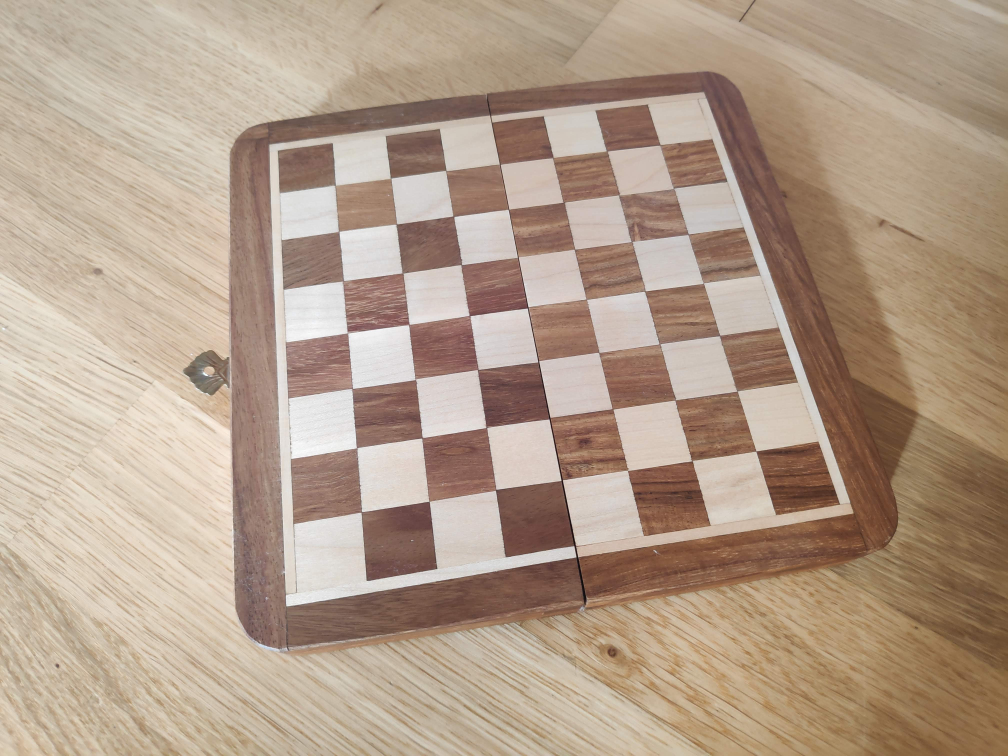
#> input picture IMG_20211029_142555.jpg, 4032 x 3024 px (shown at 1/4 size); its folder holds only this picture in this run
$ python solvePnP.py
#> lines starting #> are read from the running program, lines starting #| are printed output that depends on the picture
### Calibrate_Camera.py
def calibrate():
    import numpy as np
    import cv2 as cv
    import glob
    ################ FIND CHESSBOARD CORNERS - OBJECT POINTS AND IMAGE POINTS #############################

    chessboardSize = (7,7)
    frameSize = (640,480)

    # termination criteria
    criteria = (cv.TERM_CRITERIA_EPS + cv.TERM_CRITERIA_MAX_ITER, 30, 0.001)


    # prepare object points, like (0,0,0), (1,0,0), (2,0,0) ....,(6,5,0)
    objp = np.zeros((chessboardSize[0] * chessboardSize[1], 3), np.float32)
    objp[:,:2] = np.mgrid[0:chessboardSize[0],0:chessboardSize[1]].T.reshape(-1,2)

    size_of_chessboard_squares_mm = 18
    objp = objp * size_of_chessboard_squares_mm


    # Arrays to store object points and image points from all the images.
    objpoints = [] # 3d point in real world space
    imgpoints = [] # 2d points in image plane.


    images = glob.glob('*.jpg')

    for image in images:

        img = cv.imread(image)
#> img is the input picture: shape (3024, 4032, 3); mean B, G, R 138.4, 156.9, 178.1
        img = cv.resize(img, [640,480])
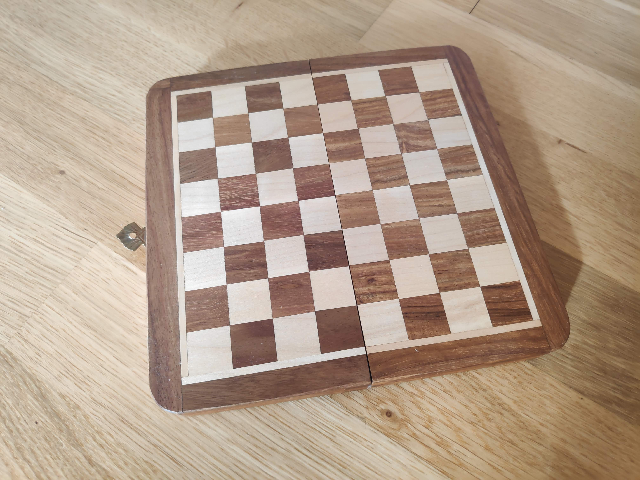
#> img: shape (480, 640, 3); mean B, G, R 138.4, 156.8, 178
        gray = cv.cvtColor(img, cv.COLOR_BGR2GRAY)
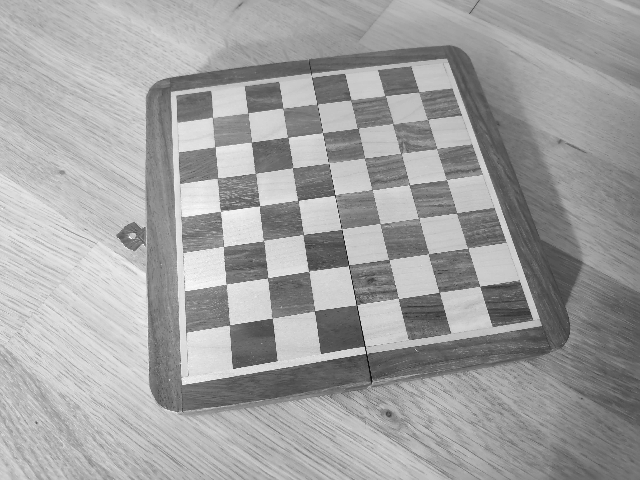
#> gray: shape (480, 640); min 7, max 253, mean 161.1
        # cv.imshow('im', gray)
        # cv.waitKey(30)

        # Find the chess board corners
        ret, corners = cv.findChessboardCorners(gray, chessboardSize, None)
#> ret = True; corners = 49 rows, first 8: [419, 91.63], [428.1, 120.2], [436.6, 148.3], [446.2, 179.5], [456.3, 213.1], [468.4, 248], [479.9, 286.5], [385, 95.46]

    # If found, add object points, image points (after refining them)
    if ret == True:

        objpoints.append(objp)
        corners = cv.cornerSubPix(gray, corners, (11,11), (-1,-1), criteria)
#> corners = 49 rows, first 8: [419.1, 91.98], [427.6, 120], [436.9, 148.5], [446.4, 179.3], [456.5, 212.7], [467.7, 248.4], [479.7, 286.1], [385.1, 95.71]
        imgpoints.append(corners)

        # Draw and display the corners
        # cv.drawChessboardCorners(img, chessboardSize, corners2, ret)
        # cv.imshow('img', img)
        # cv.waitKey(1000)


    cv.destroyAllWindows()


    ############## CALIBRATION #######################################################

    ret, cameraMatrix, dist, rvecs, tvecs = cv.calibrateCamera(objpoints, imgpoints, frameSize, None, None)
#> ret = 0.457; cameraMatrix = [[659.2, 0, 318.4], [0, 721.6, 223.4], [0, 0, 1]]; dist = [[1.33, -33.7, 0.00546, -0.00428, 275.7]]; rvecs = ([-0.498, 0.426, 1.37],); tvecs = ([52.76, -63.16, 350.3],)
    return ret, cameraMatrix, dist, rvecs, tvecs

### solvePnP.py
import cv2 as cv
import Calibrate_Camera
import numpy as np


ret, cameraMatrix, dist, rvecs, tvecs = Calibrate_Camera.calibrate()
#> ret = 0.457; cameraMatrix = [[659.2, 0, 318.4], [0, 721.6, 223.4], [0, 0, 1]]; dist = [[1.33, -33.7, 0.00546, -0.00428, 275.7]]; rvecs = ([-0.498, 0.426, 1.37],); tvecs = ([52.76, -63.16, 350.3],)

# objectpoints = np.array([0, 0, 0, 3, 0, 0, 3, 1, 0, 0, 1, 0], np.float32).reshape(4,3)
objectpoints = np.array([0, 0, 0, 3, 0, 0, 3, 1, 0, 0, 1, 0], np.float32).reshape(4,3)
print(objectpoints)

old_frame = np.array([150, 132, 153, 239, 473, 235, 473, 130]).reshape(4,2)
new_frame = np.array([151, 133, 155, 241, 473, 237, 472, 131], np.float32).reshape(4,2)

ret, rvecs, tvecs = cv.solvePnP(objectpoints, new_frame, cameraMatrix, dist)
#> ret = True; rvecs = [-1.3, -1.3, -1.16]; tvecs = [-0.514, -0.236, 1.96]

$ run again, on IMG_20211029_142603_1.jpg
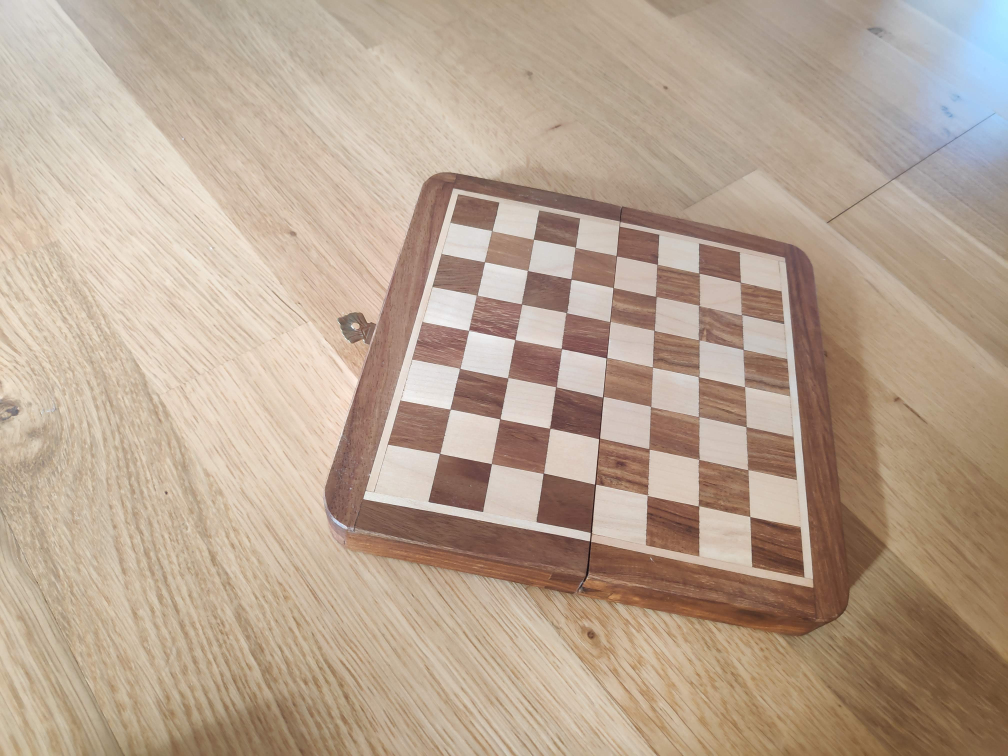
#> input picture IMG_20211029_142603_1.jpg, 4032 x 3024 px (shown at 1/4 size)
#> in calibrate, img is the input picture: shape (3024, 4032, 3); mean B, G, R 145.4, 163.8, 183.8
#> in calibrate, `img = cv.resize(img, [640,480])`:
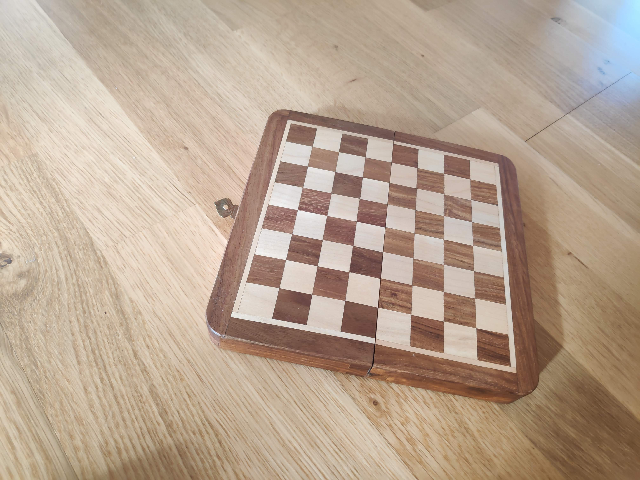
#> img: shape (480, 640, 3); mean B, G, R 145.3, 163.7, 183.7
#> in calibrate, `gray = cv.cvtColor(img, cv.COLOR_BGR2GRAY)`:
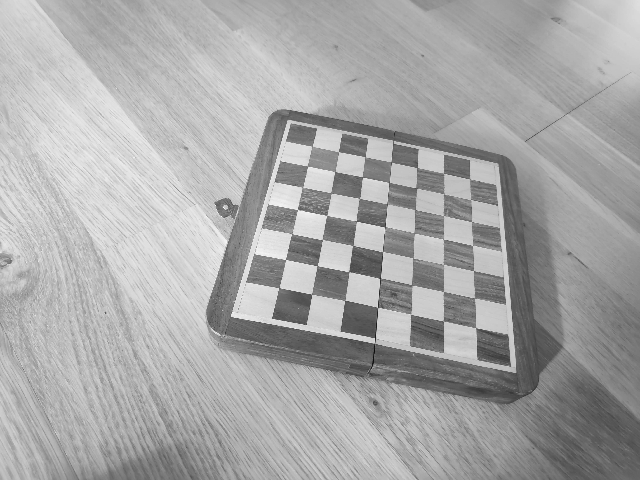
#> gray: shape (480, 640); min 13, max 254, mean 167.6
#> in calibrate, `ret, corners = cv.findChessboardCorners(gray, chessboardSize, None)`: ret = True; corners = 49 rows, first 8: [311.7, 146.2], [338.4, 151.4], [365.3, 156.7], [391.2, 161.5], [417.3, 167.4], [443.4, 172.8], [469.7, 178.7], [307.6, 166.1]
#> in calibrate, `corners = cv.cornerSubPix(gray, corners, (11,11), (-1,-1), criteria)`: corners = 49 rows, first 8: [311.7, 146.2], [338.6, 151.5], [365.2, 156.6], [391.3, 162.3], [417.3, 167.8], [443.6, 173.4], [469.6, 179.2], [307.6, 166]
#> in calibrate, `ret, cameraMatrix, dist, rvecs, tvecs = cv.calibrateCamera(objpoints, ..`: ret = 0.387; cameraMatrix = [[419.7, 0, 317.6], [0, 407, 257.4], [0, 0, 1]]; dist = [[0.371, -2.5, 0.0252, -0.00625, 5.5]]; rvecs = ([-0.494, -0.0816, 0.186],); tvecs = ([-3.63, -76.52, 278.7],)
#> `ret, cameraMatrix, dist, rvecs, tvecs = Calibrate_Camera.calibrate()`: ret = 0.387; cameraMatrix = [[419.7, 0, 317.6], [0, 407, 257.4], [0, 0, 1]]; dist = [[0.371, -2.5, 0.0252, -0.00625, 5.5]]; rvecs = ([-0.494, -0.0816, 0.186],); tvecs = ([-3.63, -76.52, 278.7],)
#> `ret, rvecs, tvecs = cv.solvePnP(objectpoints, new_frame, cameraMatrix,..`: ret = True; rvecs = [-1.27, -1.26, -1.2]; tvecs = [-0.509, -0.383, 1.24]

$ run again, on IMG_20211029_142604_1.jpg
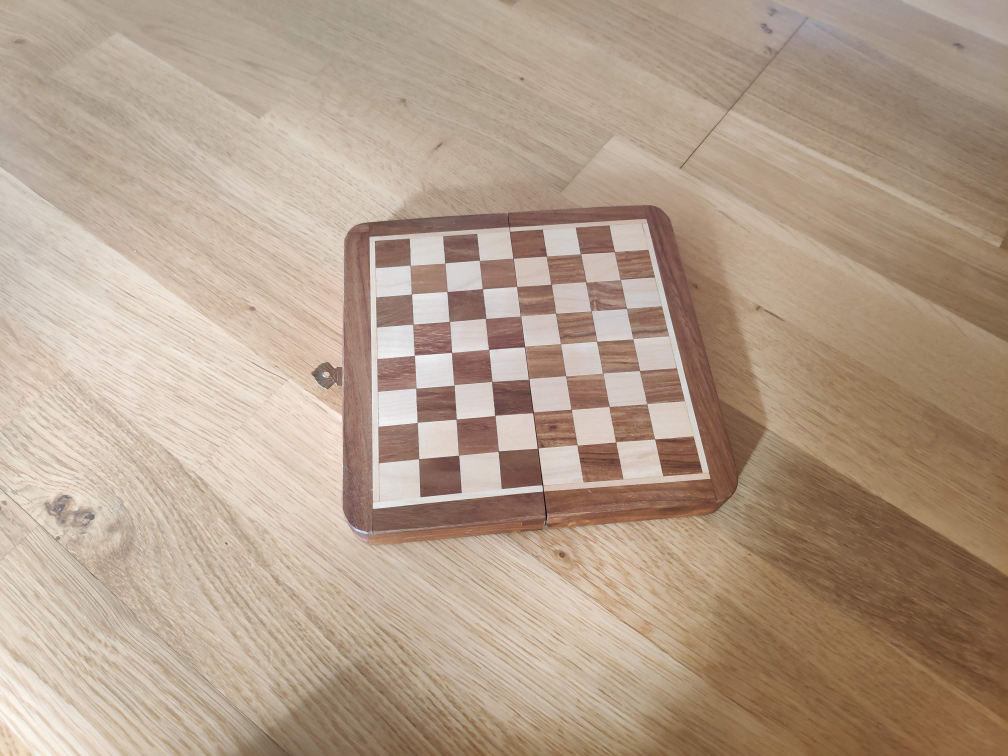
#> input picture IMG_20211029_142604_1.jpg, 4032 x 3024 px (shown at 1/4 size)
#> in calibrate, img is the input picture: shape (3024, 4032, 3); mean B, G, R 139.2, 157.9, 178.9
#> in calibrate, `img = cv.resize(img, [640,480])`:
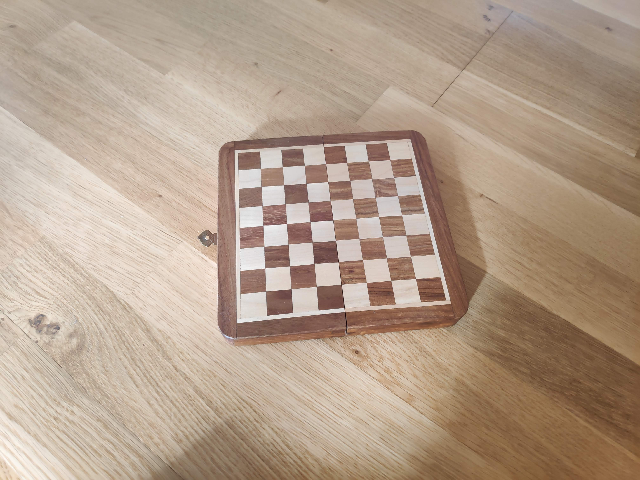
#> img: shape (480, 640, 3); mean B, G, R 139.1, 157.8, 178.8
#> in calibrate, `gray = cv.cvtColor(img, cv.COLOR_BGR2GRAY)`:
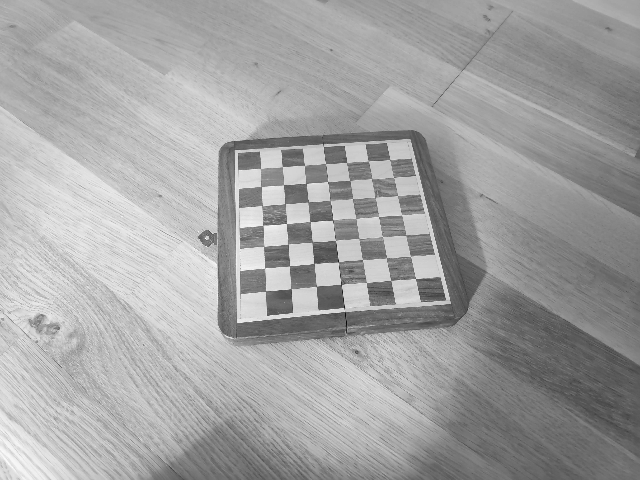
#> gray: shape (480, 640); min 7, max 255, mean 162
#> in calibrate, `ret, corners = cv.findChessboardCorners(gray, chessboardSize, None)`: ret = True; corners = 49 rows, first 8: [260.4, 168.5], [282.6, 166.4], [304.7, 165.6], [325.6, 163.5], [346.4, 162.4], [368.2, 160.7], [389.3, 159.2], [261.3, 186.6]
#> in calibrate, `corners = cv.cornerSubPix(gray, corners, (11,11), (-1,-1), criteria)`: corners = 49 rows, first 8: [260.7, 168.3], [282, 166.7], [304.2, 165.2], [325.6, 163.4], [346.7, 162.5], [368.3, 161.1], [390, 159.6], [261.1, 186.4]
#> in calibrate, `ret, cameraMatrix, dist, rvecs, tvecs = cv.calibrateCamera(objpoints, ..`: ret = 0.453; cameraMatrix = [[612.2, 0, 313.3], [0, 697.1, 239.3], [0, 0, 1]]; dist = [[2.72, -168.1, 0.0132, -0.0119, 3225.6]]; rvecs = ([-0.684, -0.0328, -0.0865],); tvecs = ([-43.5, -51.18, 509.6],)
#> `ret, cameraMatrix, dist, rvecs, tvecs = Calibrate_Camera.calibrate()`: ret = 0.453; cameraMatrix = [[612.2, 0, 313.3], [0, 697.1, 239.3], [0, 0, 1]]; dist = [[2.72, -168.1, 0.0132, -0.0119, 3225.6]]; rvecs = ([-0.684, -0.0328, -0.0865],); tvecs = ([-43.5, -51.18, 509.6],)
#> `ret, rvecs, tvecs = cv.solvePnP(objectpoints, new_frame, cameraMatrix,..`: ret = True; rvecs = [1.42, 1.4, -1.06]; tvecs = [-0.524, -0.82, 5.03]

$ run again, on IMG_20211029_142606.jpg
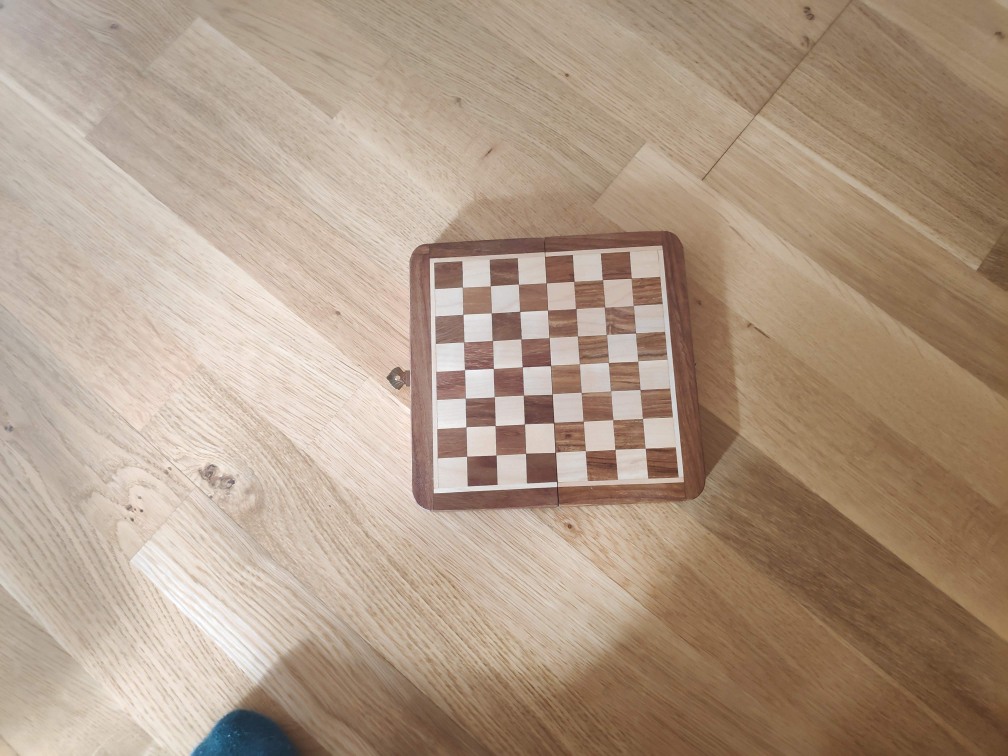
#> input picture IMG_20211029_142606.jpg, 4032 x 3024 px (shown at 1/4 size)
#> in calibrate, img is the input picture: shape (3024, 4032, 3); mean B, G, R 134, 153.5, 174.9
#> in calibrate, `img = cv.resize(img, [640,480])`:
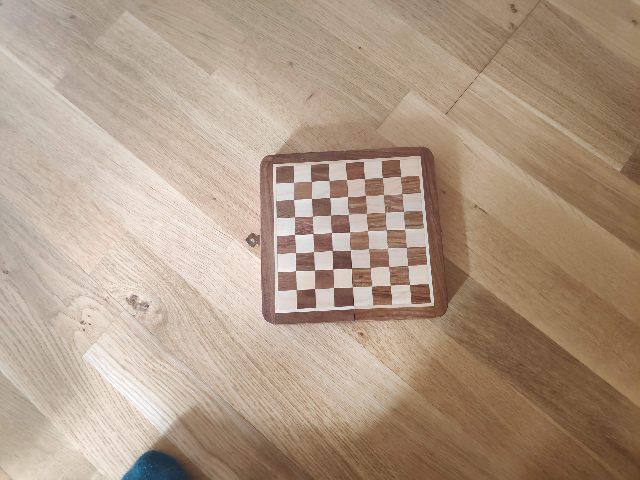
#> img: shape (480, 640, 3); mean B, G, R 133.9, 153.4, 174.8
#> in calibrate, `gray = cv.cvtColor(img, cv.COLOR_BGR2GRAY)`:
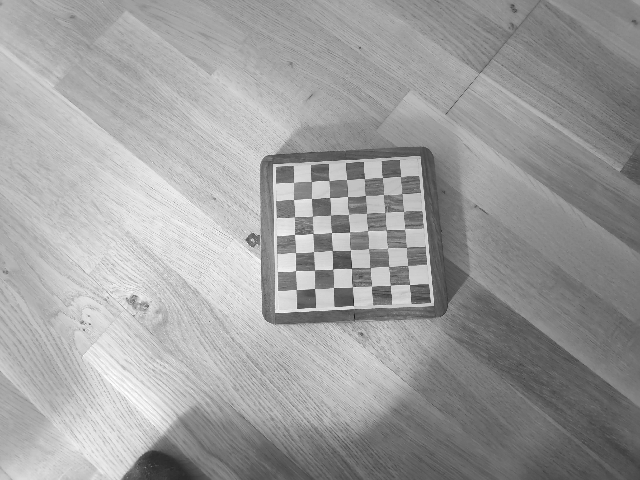
#> gray: shape (480, 640); min 22, max 255, mean 157.6
#> in calibrate, `ret, corners = cv.findChessboardCorners(gray, chessboardSize, None)`: ret = True; corners = 49 rows, first 8: [293.4, 182.4], [311.5, 181.6], [329.1, 180.6], [346.5, 179.5], [364.5, 178.7], [382.7, 177.5], [400.4, 176.6], [293.4, 199.7]
#> in calibrate, `corners = cv.cornerSubPix(gray, corners, (11,11), (-1,-1), criteria)`: corners = 49 rows, first 8: [293.6, 182.4], [311.4, 181], [328.7, 180.5], [346.8, 179.6], [364.6, 178.6], [382.3, 177.7], [400.8, 176.7], [293.4, 199.5]
#> in calibrate, `ret, cameraMatrix, dist, rvecs, tvecs = cv.calibrateCamera(objpoints, ..`: ret = 0.466; cameraMatrix = [[247.1, 0, 345.8], [0, 240.7, 220], [0, 0, 1]]; dist = [[0.548, -8.69, 0.0088, 0.00354, 39.71]]; rvecs = ([-0.104, 0.0251, -0.0511],); tvecs = ([-53.1, -39.06, 251.7],)
#> `ret, cameraMatrix, dist, rvecs, tvecs = Calibrate_Camera.calibrate()`: ret = 0.466; cameraMatrix = [[247.1, 0, 345.8], [0, 240.7, 220], [0, 0, 1]]; dist = [[0.548, -8.69, 0.0088, 0.00354, 39.71]]; rvecs = ([-0.104, 0.0251, -0.0511],); tvecs = ([-53.1, -39.06, 251.7],)
#> `ret, rvecs, tvecs = cv.solvePnP(objectpoints, new_frame, cameraMatrix,..`: ret = True; rvecs = [1.6, 1.32, -0.668]; tvecs = [-1.26, -1.29, 3.35]

$ run again, on IMG_20211029_142556_1.jpg
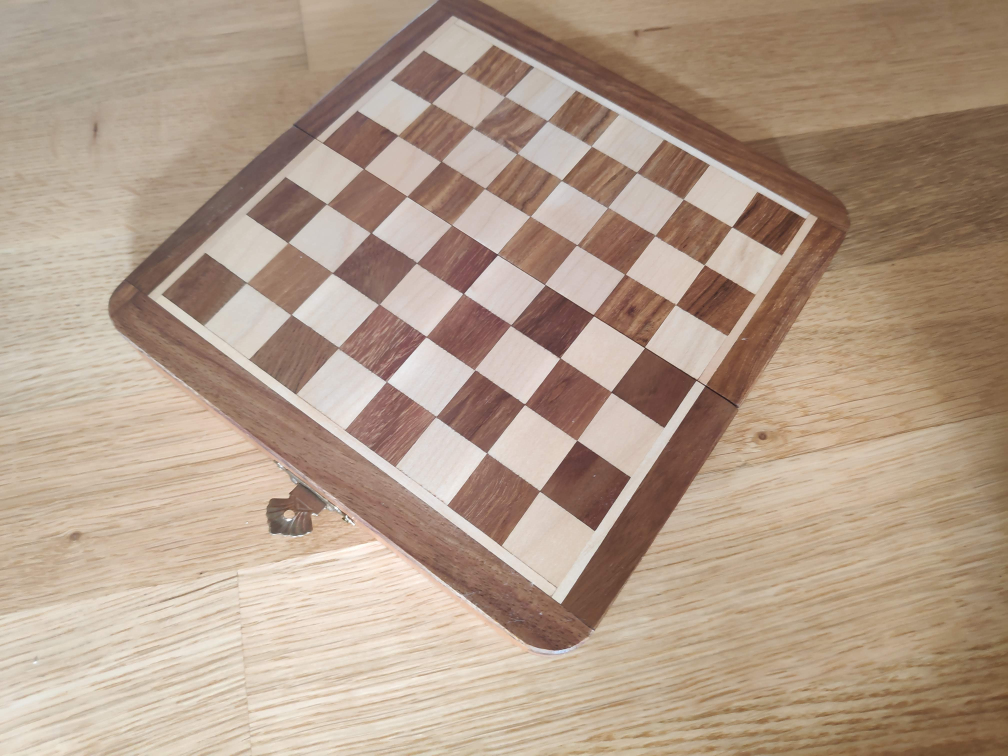
#> input picture IMG_20211029_142556_1.jpg, 4032 x 3024 px (shown at 1/4 size)
#> in calibrate, img is the input picture: shape (3024, 4032, 3); mean B, G, R 137.3, 155.7, 177.7
#> in calibrate, `img = cv.resize(img, [640,480])`:
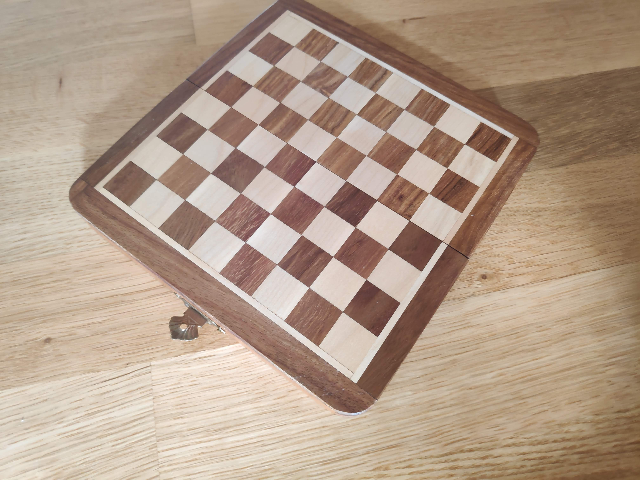
#> img: shape (480, 640, 3); mean B, G, R 137.3, 155.6, 177.6
#> in calibrate, `gray = cv.cvtColor(img, cv.COLOR_BGR2GRAY)`:
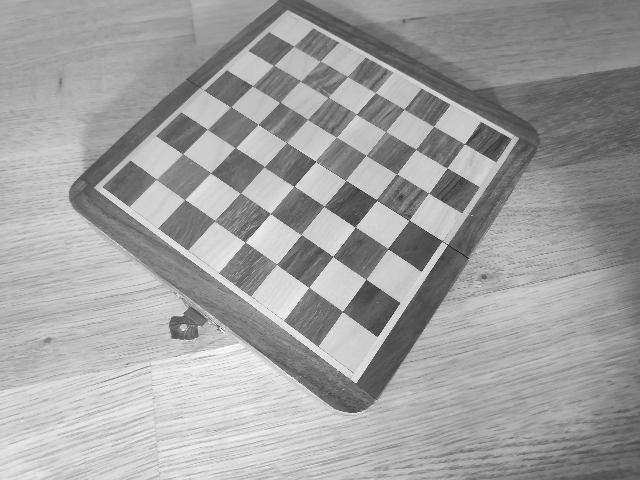
#> gray: shape (480, 640); min 24, max 254, mean 160.1
#> in calibrate, `ret, corners = cv.findChessboardCorners(gray, chessboardSize, None)`: ret = True; corners = 49 rows, first 8: [294, 46.04], [320.4, 61.14], [347.4, 76.53], [375.3, 92.68], [404, 109.2], [433.6, 126.2], [464.2, 143.8], [273.5, 65.45]
#> in calibrate, `corners = cv.cornerSubPix(gray, corners, (11,11), (-1,-1), criteria)`: corners = 49 rows, first 8: [294.2, 46.29], [320.3, 61.39], [347.7, 76.4], [375.1, 92.51], [403.9, 109.2], [433.4, 126.3], [464.3, 143.8], [273.6, 65.5]
#> in calibrate, `ret, cameraMatrix, dist, rvecs, tvecs = cv.calibrateCamera(objpoints, ..`: ret = 0.314; cameraMatrix = [[363.2, 0, 311.1], [0, 360, 263.6], [0, 0, 1]]; dist = [[0.14, -0.359, 0.0103, -0.0106, 0.263]]; rvecs = ([-0.311, 0.0948, 0.634],); tvecs = ([-8.78, -122.9, 203.3],)
#> `ret, cameraMatrix, dist, rvecs, tvecs = Calibrate_Camera.calibrate()`: ret = 0.314; cameraMatrix = [[363.2, 0, 311.1], [0, 360, 263.6], [0, 0, 1]]; dist = [[0.14, -0.359, 0.0103, -0.0106, 0.263]]; rvecs = ([-0.311, 0.0948, 0.634],); tvecs = ([-8.78, -122.9, 203.3],)
#> `ret, rvecs, tvecs = cv.solvePnP(objectpoints, new_frame, cameraMatrix,..`: ret = True; rvecs = [-2.54, -2.51, 1.55]; tvecs = [-0.499, -1.44, 3.77]
